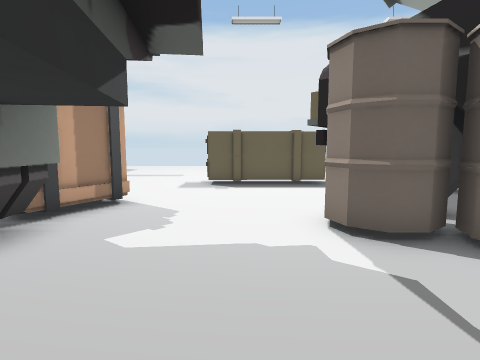
[1] (above)

24 first-person views from a walk through a Unity game level. The camera is 1.3 m above the floor, tilts 6° down and sees 80° across. Doors are open. The floor is counted in squares, 1 m on a side. Each view is taken from the middle of a square. On the plan, view 1 faces up. The plan holds only what a view shows up to about 13 squares ahead; the rest is blank.

[2]
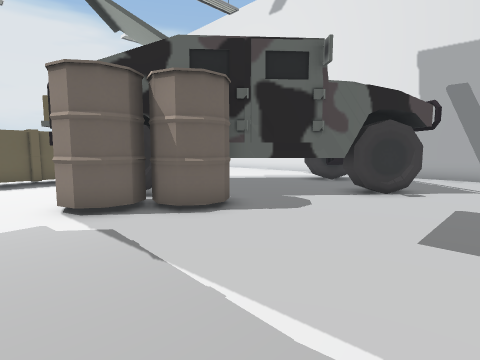

[3]
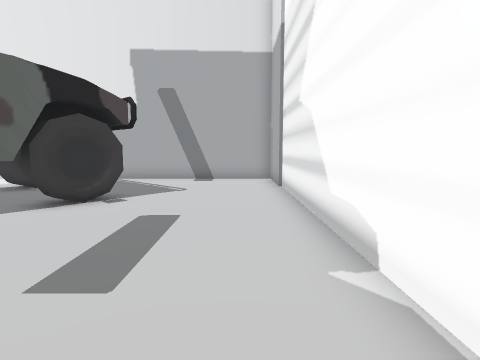

[4]
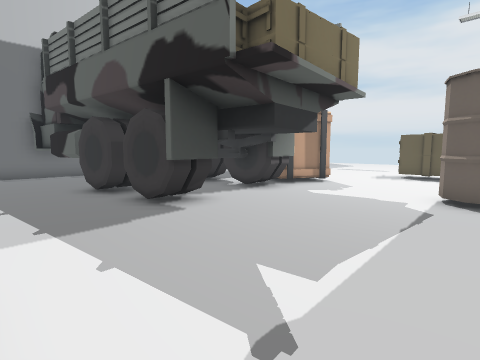

[5]
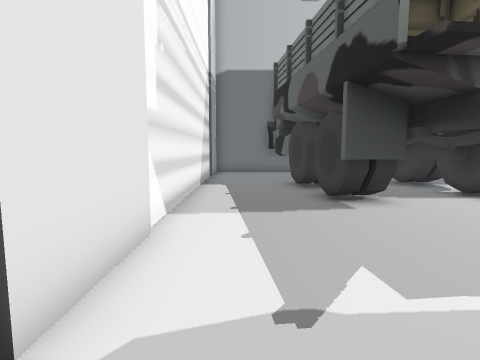

[6]
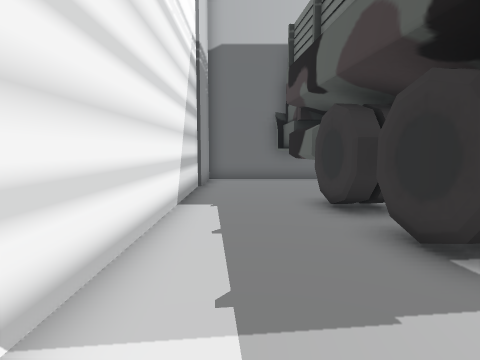

[7]
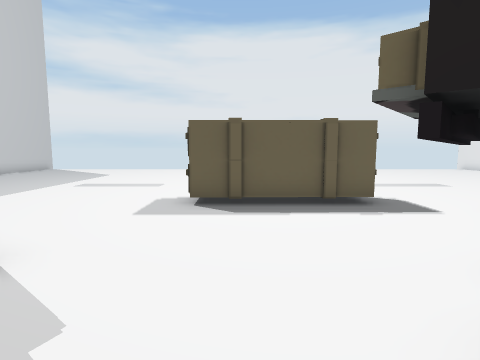

[8]
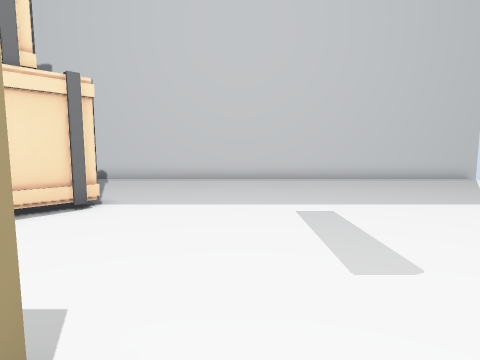

[9]
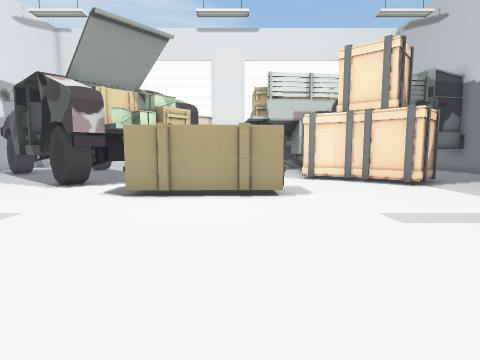

[10]
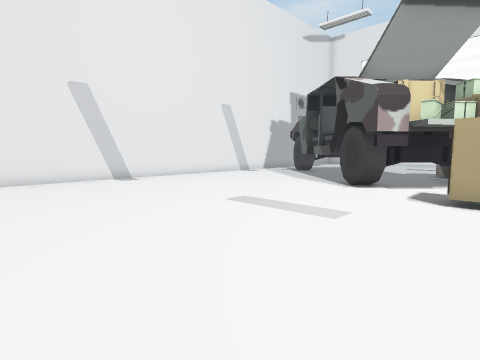

[11]
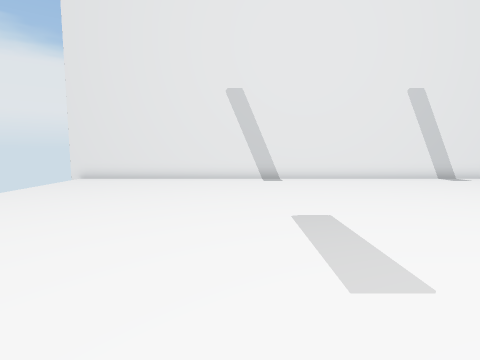

[12]
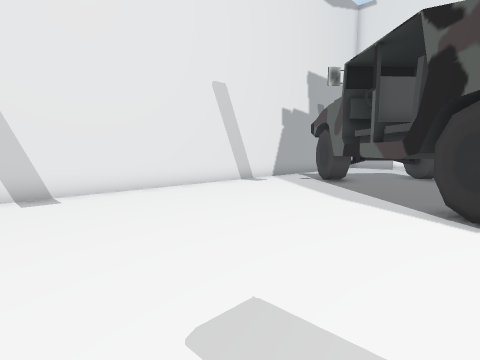

[13]
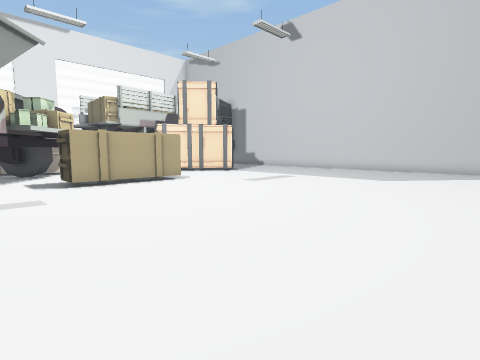

[14]
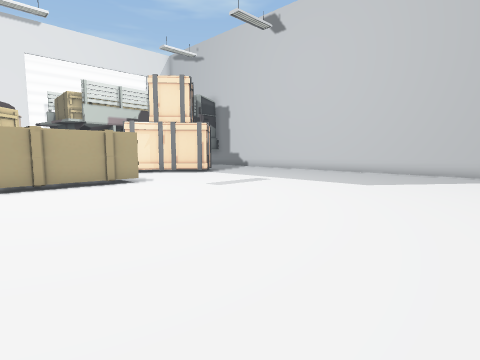

[15]
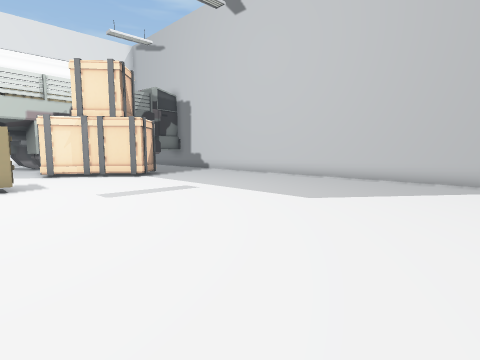

[16]
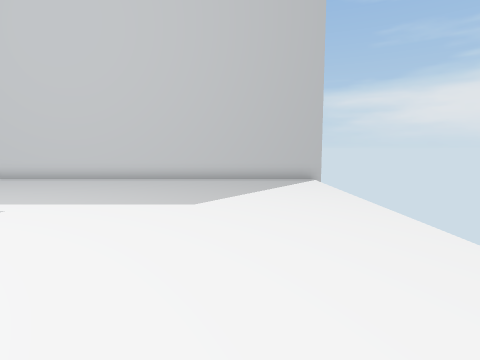

[17]
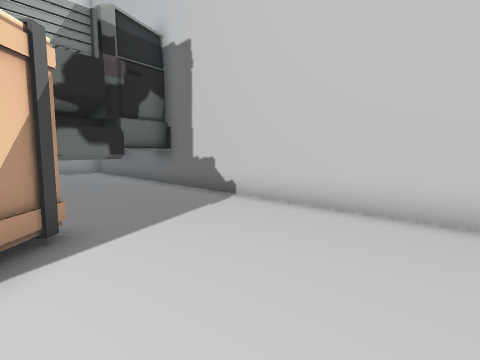

[18]
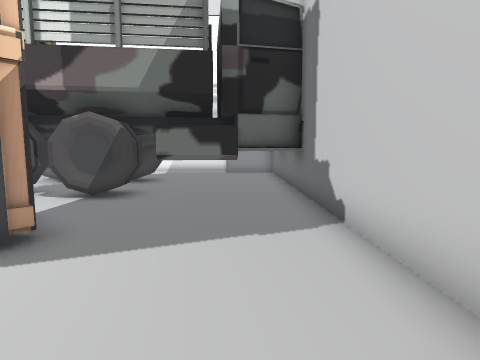

[19]
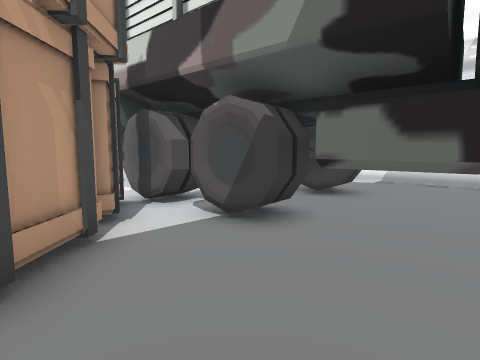

[20]
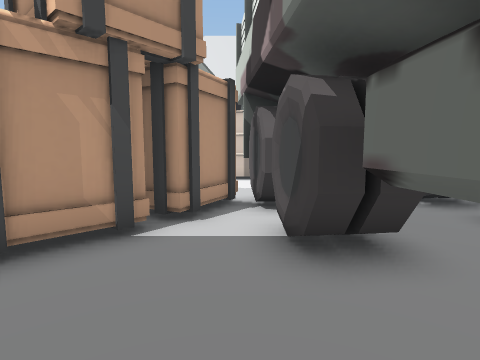

[21]
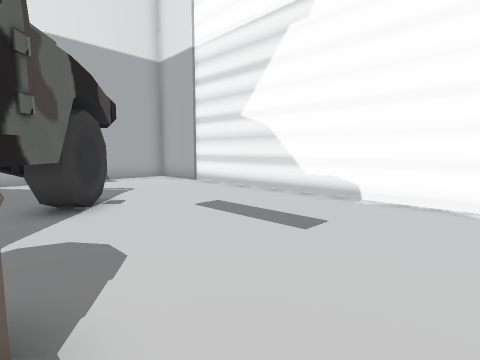

[22]
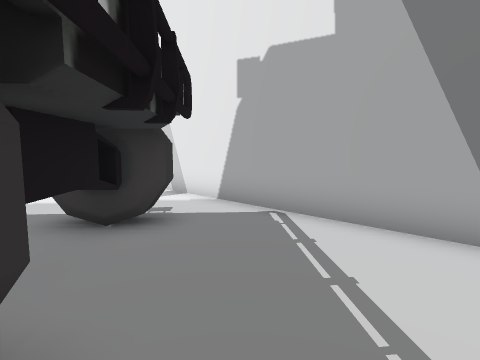

[23]
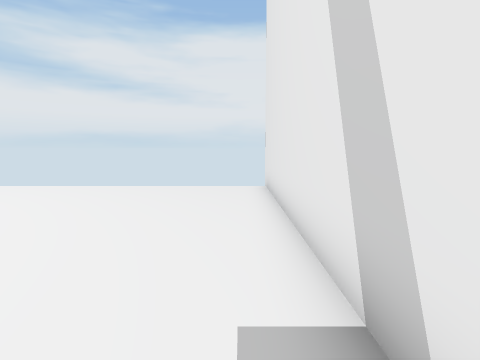

[24]
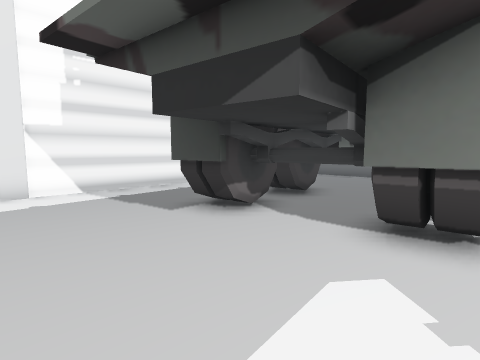

### Floor plan
Key: @ floor where view 1 was taken; # wall or solid block; . main floor; : floor 0.25 m higher than the main floor; D open door; C crate; W wheel; B barrel; T thing the floor can be seen under or through; O other object.
Columns run from 13 left of view 1 to 15 right of it. Each row starts with its distance up from view 1.
 24 #                           #
 23 #................. .........#
 22 #...........................#
 21 #...........................#
 20 #...........................#
 19 #...........................#
 18 #...........................#
 17 #...........................#
 16 #...........................#
 15 #...........................#
 14 #...........................#
 13 #...........................#
 12 #...........OOOOO...........#
 11 #...........OOOOO...........#
 10 #......C.........##W........#
  9 #.....CC.........##WW.......#
  8 #....C::CC......#####DD.....#
  7 #.....CCC:C....#W#   ##D....#
  6 #......CCCC....BWW    #D#...#
  5 #........C#....BB#      #W..#
  4 #.#########....BBB #    #WW.#
  3 ###  ######......BB##  ###..#
  2       #..#..........#TTTTT..#
  1       #####...........W##...#
  0 #  T  T####..@.........W....#
 -1 ###TTTT#.##.................#
 -2 #...........................#
 -3 #...........................#
 -4 #...........................#
 -5 #############################

Where each view was taken, in squares from view 1:
view 1: 0 up, 0 right, facing up
view 2: 2 down, 0 right, facing up-right
view 3: 3 down, 2 right, facing right
view 4: 4 down, 3 right, facing up-left
view 5: 3 down, 4 right, facing left
view 6: 3 down, 0 right, facing left
view 7: 4 up, 0 right, facing up
view 8: 13 up, 0 right, facing left
view 9: 20 up, 0 right, facing down
view 10: 20 up, 2 right, facing down-right
view 11: 16 up, 2 right, facing right
view 12: 16 up, 6 right, facing down-right
view 13: 23 up, 6 right, facing down-left
view 14: 23 up, 4 right, facing down-left
view 15: 23 up, 0 right, facing down-left
view 16: 20 up, 0 right, facing left
view 17: 13 up, 7 left, facing down-left
view 18: 12 up, 11 left, facing down
view 19: 8 up, 11 left, facing down-right
view 20: 5 up, 11 left, facing right
view 21: 3 up, 2 right, facing down-right
view 22: 1 down, 10 right, facing up-right
view 23: 13 up, 14 right, facing up
view 24: 5 up, 1 right, facing down-left
